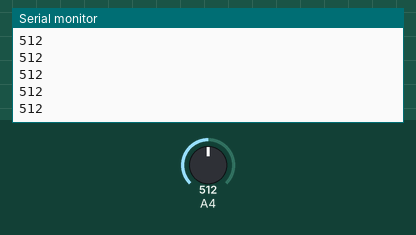
Recording of a sketch running on a simulated Arduino Uno, built with avr-gcc and run on an emulated ATmega328P. Parts: the last lines printed to the serial monitor. The test bench sets the inputs (shaded band); at power-on: A4 = 512.

Above: at 1.2 s.
1.3 s: A4 set to 716
At 2.1 s:
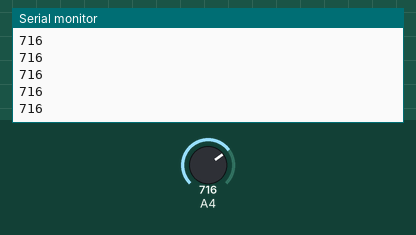
2.8 s: A4 set to 900
At 3.9 s:
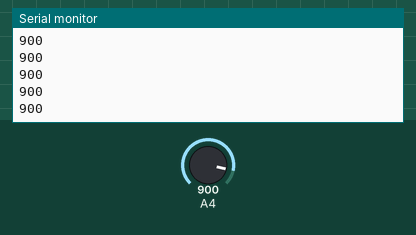
Timing chart, 0 to 5.8 s (numbered marks = the images above; inputs shaded):
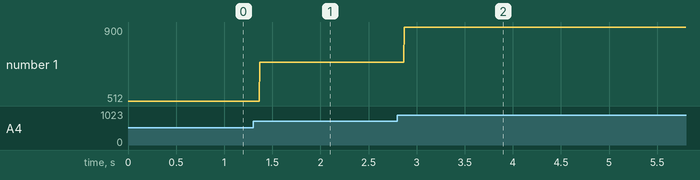

Measured:
- after the input at 1.3 s, the serial monitor: prints a new line after 0.07 s (image 1)
- after the input at 2.8 s, the serial monitor: prints a new line after 0.07 s (image 2)
- plotted number 1: 512 → 716 after the input at 1.3 s, 716 → 900 after the input at 2.8 s

The sketch:

2_2_Proximity.ino
```cpp
void setup() {
  // put your setup code here, to run once:
        Serial.begin(9600);
        pinMode(A4,INPUT);
}

void loop() {
  // put your main code here, to run repeatedly:
  int val =  analogRead(A4);
  Serial.println(val);


}
```
